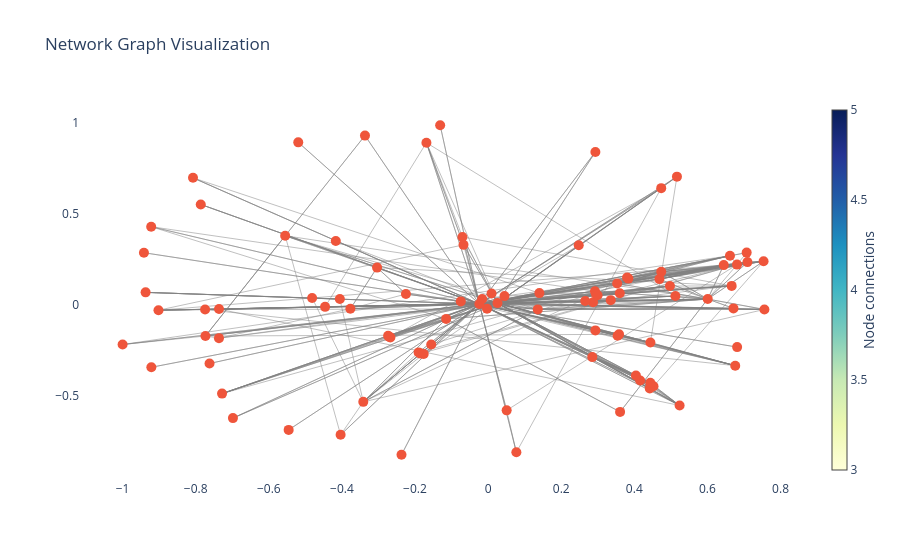

The code cell stored with this chart in its notebook:
### Code cell
draw_graph(main_graph)

### Figure 1 — Plotly figure (JSON) as saved in the notebook; plotly's stock layout.template omitted (floating-point values rounded to 4 significant figures; data arrays with more than 128 entries replaced by an {"elided": "..."} marker saying what was removed)
{"data": [{"hoverinfo": "text", "line": {"color": "gray", "width": 0.5}, "mode": "lines", "text": {"elided": "271 str values"}, "type": "scatter", "x": {"elided": "542 float values"}, "y": {"elided": "542 float values"}}, {"hoverinfo": "text", "marker": {"colorbar": {"thickness": 15, "title": {"side": "right", "text": "Node connections"}, "xanchor": "left"}, "colorscale": [[0, "rgb(255,255,217)"], [0.125, "rgb(237,248,177)"], [0.25, "rgb(199,233,180)"], [0.375, "rgb(127,205,187)"], [0.5, "rgb(65,182,196)"], [0.625, "rgb(29,145,192)"], [0.75, "rgb(34,94,168)"], [0.875, "rgb(37,52,148)"], [1, "rgb(8,29,88)"]], "showscale": true, "size": 10}, "mode": "markers", "text": ["index: 0, label: ABBIE HOFFMAN, movie_id 316, out degree 6, out strength: 6.0", "index: 1, label: AGING HIPPIE, movie_id 316, out degree 1, out strength: 1.0", "index: 2, label: ANCHORMAN, movie_id 316, out degree 5, out strength: 7.0", "index: 3, label: ANNOUNCER, movie_id 316, out degree 4, out strength: 5.0", "index: 4, label: ANOTHER DAY, movie_id 316, out degree 5, out strength: 5.0", "index: 5, label: ASSISTANT COACH, movie_id 316, out degree 3, out strength: 3.0", "index: 6, label: BERT, movie_id 316, out degree 6, out strength: 6.0", "index: 7, label: BILLY, movie_id 316, out degree 4, out strength: 4.0", "index: 8, label: BLACK PANTHER, movie_id 316, out degree 5, out strength: 5.0", "index: 9, label: BLACK WOMAN, movie_id 316, out degree 3, out strength: 4.0", "index: 10, label: BOB HOPE, movie_id 316, out degree 2, out strength: 2.0", "index: 11, label: BOY, movie_id 316, out degree 2, out strength: 2.0", "index: 12, label: BOY #1, movie_id 316, out degree 5, out strength: 8.0", "index: 13, label: BOY #2, movie_id 316, out degree 4, out strength: 6.0", "index: 14, label: BOY #3, movie_id 316, out degree 3, out strength: 4.0", "index: 15, label: BUBBA, movie_id 316, out degree 10, out strength: 17.0", "index: 16, label: BUS DRIVER, movie_id 316, out degree 2, out strength: 2.0", "index: 17, label: BUS STOP - PRESENT - DAY, movie_id 316, out degree 3, out strength: 4.0", "index: 18, label: CAB DRIVER, movie_id 316, out degree 1, out strength: 1.0", "index: 19, label: CARLA, movie_id 316, out degree 4, out strength: 5.0", "index: 20, label: CHET HUNTLEY, movie_id 316, out degree 3, out strength: 3.0", "index: 21, label: DALLAS, movie_id 316, out degree 7, out strength: 7.0", "index: 22, label: DEAN, movie_id 316, out degree 2, out strength: 2.0", "index: 23, label: DICK CAVETT, movie_id 316, out degree 2, out strength: 2.0", "index: 24, label: DICK CLARK, movie_id 316, out degree 3, out strength: 4.0", "index: 25, label: DJ, movie_id 316, out degree 2, out strength: 2.0", "index: 26, label: DOCTOR, movie_id 316, out degree 2, out strength: 2.0", "index: 27, label: DRILL SERGEANT, movie_id 316, out degree 3, out strength: 3.0", "index: 28, label: DRIVER, movie_id 316, out degree 2, out strength: 2.0", "index: 29, label: EARL, movie_id 316, out degree 2, out strength: 2.0", "index: 30, label: ELDERLY WOMAN, movie_id 316, out degree 2, out strength: 5.0", "index: 31, label: ELVIS, movie_id 316, out degree 2, out strength: 3.0", "index: 32, label: EMCEE, movie_id 316, out degree 8, out strength: 8.0", "index: 33, label: ERNIE, movie_id 316, out degree 5, out strength: 5.0", "index: 34, label: FOOTBALL COACH, movie_id 316, out degree 2, out strength: 4.0", "index: 35, label: FORREST, movie_id 316, out degree 56, out strength: 101.0", "index: 36, label: FORREST JR, movie_id 316, out degree 3, out strength: 3.0", "index: 37, label: GIRL, movie_id 316, out degree 1, out strength: 1.0", "index: 38, label: GOVERNOR WALLACE, movie_id 316, out degree 1, out strength: 1.0", "index: 39, label: HILARY, movie_id 316, out degree 4, out strength: 4.0", "index: 40, label: ISABEL, movie_id 316, out degree 3, out strength: 3.0", "index: 41, label: JENNY, movie_id 316, out degree 25, out strength: 27.0", "index: 42, label: JENNY'S DAD, movie_id 316, out degree 0, out strength: 0", "index: 43, label: JOHN LENNON, movie_id 316, out degree 0, out strength: 0", "index: 44, label: KATZENBACH, movie_id 316, out degree 0, out strength: 0", "index: 45, label: LENORE, movie_id 316, out degree 1, out strength: 1.0", "index: 46, label: LITTLE BOY, movie_id 316, out degree 1, out strength: 1.0", "index: 47, label: LOUISE, movie_id 316, out degree 5, out strength: 5.0", "index: 48, label: LT DAN, movie_id 316, out degree 8, out strength: 14.0", "index: 49, label: LYNN MARIE, movie_id 316, out degree 0, out strength: 0", "index: 50, label: MALE NURSE, movie_id 316, out degree 1, out strength: 1.0", "index: 51, label: MAN, movie_id 316, out degree 4, out strength: 4.0", "index: 52, label: MAN #, movie_id 316, out degree 5, out strength: 5.0", "index: 53, label: MAN #1, movie_id 316, out degree 4, out strength: 4.0", "index: 54, label: MAN #2, movie_id 316, out degree 3, out strength: 3.0", "index: 55, label: MAN #3, movie_id 316, out degree 2, out strength: 2.0", "index: 56, label: MAN #5, movie_id 316, out degree 1, out strength: 1.0", "index: 57, label: MARGO, movie_id 316, out degree 0, out strength: 0", "index: 58, label: MASAI, movie_id 316, out degree 2, out strength: 2.0", "index: 59, label: MEN, movie_id 316, out degree 0, out strength: 0", "index: 60, label: MINISTER, movie_id 316, out degree 1, out strength: 1.0", "index: 61, label: MRS BLUE, movie_id 316, out degree 0, out strength: 0", "index: 62, label: MRS GUMP, movie_id 316, out degree 1, out strength: 3.0", "index: 63, label: NEWSCASTER, movie_id 316, out degree 2, out strength: 2.0", "index: 64, label: NEWSMAN, movie_id 316, out degree 1, out strength: 1.0", "index: 65, label: NIGHT, movie_id 316, out degree 1, out strength: 1.0", "index: 66, label: NURSE, movie_id 316, out degree 0, out strength: 0", "index: 67, label: OFFICER, movie_id 316, out degree 1, out strength: 1.0", "index: 68, label: OLD SHRIMPER, movie_id 316, out degree 0, out strength: 0", "index: 69, label: OLDER BOY, movie_id 316, out degree 0, out strength: 0", "index: 70, label: OLDER BOY #1, movie_id 316, out degree 1, out strength: 1.0", "index: 71, label: OLDER BOY #2, movie_id 316, out degree 0, out strength: 0", "index: 72, label: PATRONS, movie_id 316, out degree 0, out strength: 0", "index: 73, label: POLICEMAN, movie_id 316, out degree 1, out strength: 1.0", "index: 74, label: PRESIDENT JOHNSON, movie_id 316, out degree 0, out strength: 0", "index: 75, label: PRESIDENT KENNEDY, movie_id 316, out degree 0, out strength: 0", "index: 76, label: PRESIDENT NIXON, movie_id 316, out degree 0, out strength: 0", "index: 77, label: PRINCIPAL, movie_id 316, out degree 0, out strength: 0", "index: 78, label: REPORTER, movie_id 316, out degree 0, out strength: 0", "index: 79, label: REVEREND, movie_id 316, out degree 0, out strength: 0", "index: 80, label: RUBEN, movie_id 316, out degree 1, out strength: 1.0", "index: 81, label: SECURITY GUARD, movie_id 316, out degree 0, out strength: 0", "index: 82, label: SGT SIMS, movie_id 316, out degree 3, out strength: 5.0", "index: 83, label: SLOW MOTION, movie_id 316, out degree 0, out strength: 0", "index: 84, label: SOLDIER, movie_id 316, out degree 2, out strength: 2.0", "index: 85, label: SONG, movie_id 316, out degree 1, out strength: 1.0", "index: 86, label: STRONGARM, movie_id 316, out degree 0, out strength: 0", "index: 87, label: SUSAN, movie_id 316, out degree 0, out strength: 0", "index: 88, label: VET, movie_id 316, out degree 0, out strength: 0", "index: 89, label: WESLEY, movie_id 316, out degree 0, out strength: 0", "index: 90, label: WHITE WOMAN, movie_id 316, out degree 0, out strength: 0", "index: 91, label: WILD-EYED MAN, movie_id 316, out degree 0, out strength: 0", "index: 92, label: YOUNG HIPPIE, movie_id 316, out degree 0, out strength: 0", "index: 93, label: YOUNG MAN, movie_id 316, out degree 0, out strength: 0"], "type": "scatter", "x": [0.2935, -0.07472, -0.1147, 0.2924, 0.3803, -0.2248, 0.2995, -0.07025, -0.446, -0.06737, 0.2871, 0.2479, -0.2674, -0.2735, -0.2712, 0.3531, -0.1845, -0.4056, 0.00938, 0.3355, -0.3769, 0.4688, -0.1902, -0.4815, 0.2657, -0.002916, -0.1762, 0.3837, -0.01621, -0.4167, 0.1402, -0.1555, 0.285, 0.2954, -0.3038, -0.0239, 0.3602, 0.04479, -0.7364, 0.3583, 0.3542, 0.02565, 0.2935, -0.9371, -0.8074, 0.5124, 0.4975, 0.1359, 0.6008, 0.6663, 0.7074, 0.4737, 0.4525, 0.416, 0.4423, 0.4044, 0.4437, 0.3611, -0.7362, 0.5239, 0.6713, -0.7622, -0.3415, -0.5552, -0.7734, 0.6617, -0.5457, 0.05073, -0.5194, -0.7862, 0.4736, 0.5166, -0.237, 0.444, -0.9218, -0.9416, 0.07731, -0.4035, -1, 0.6813, -0.7743, -0.1312, 0.6448, -0.7279, 0.7095, 0.681, 0.7536, 0.7559, 0.6761, -0.9018, -0.1688, -0.9213, -0.6982, -0.3369], "y": [-0.1398, 0.01972, -0.07648, 0.07523, 0.1511, 0.06034, 0.05317, 0.3745, -0.01038, 0.3309, 0.01481, 0.3285, -0.1785, -0.1694, -0.1747, 0.1184, -0.2676, 0.03272, 0.06367, 0.02665, -0.02084, 0.1425, -0.261, 0.0389, 0.02156, -0.02098, -0.2696, 0.1451, 0.03269, 0.3522, 0.0653, -0.2175, -0.2868, 0.05902, 0.2057, 0.0054, 0.06443, 0.04887, -0.1826, -0.1616, -0.1689, 0.01043, 0.8421, 0.06949, 0.6998, 0.04929, 0.1041, -0.02417, 0.03253, 0.1051, 0.2882, 0.1825, -0.4476, -0.4151, -0.459, -0.3884, -0.4285, -0.5885, -0.02253, -0.553, -0.01874, -0.322, -0.5332, 0.3812, -0.1707, 0.2712, -0.6873, -0.5799, 0.8951, 0.5534, 0.6431, 0.7064, -0.8242, -0.2067, 0.4309, 0.2876, -0.8109, -0.7146, -0.2176, -0.2318, -0.02531, 0.9892, 0.2196, -0.4878, 0.236, 0.2222, 0.2406, -0.0245, -0.334, -0.02874, 0.8931, -0.3429, -0.6226, 0.9323]}], "layout": {"hovermode": "closest", "plot_bgcolor": "white", "showlegend": false, "title": {"text": "Network Graph Visualization"}, "xaxis": {"showgrid": false, "zeroline": false}, "yaxis": {"showgrid": false, "zeroline": false}}}
